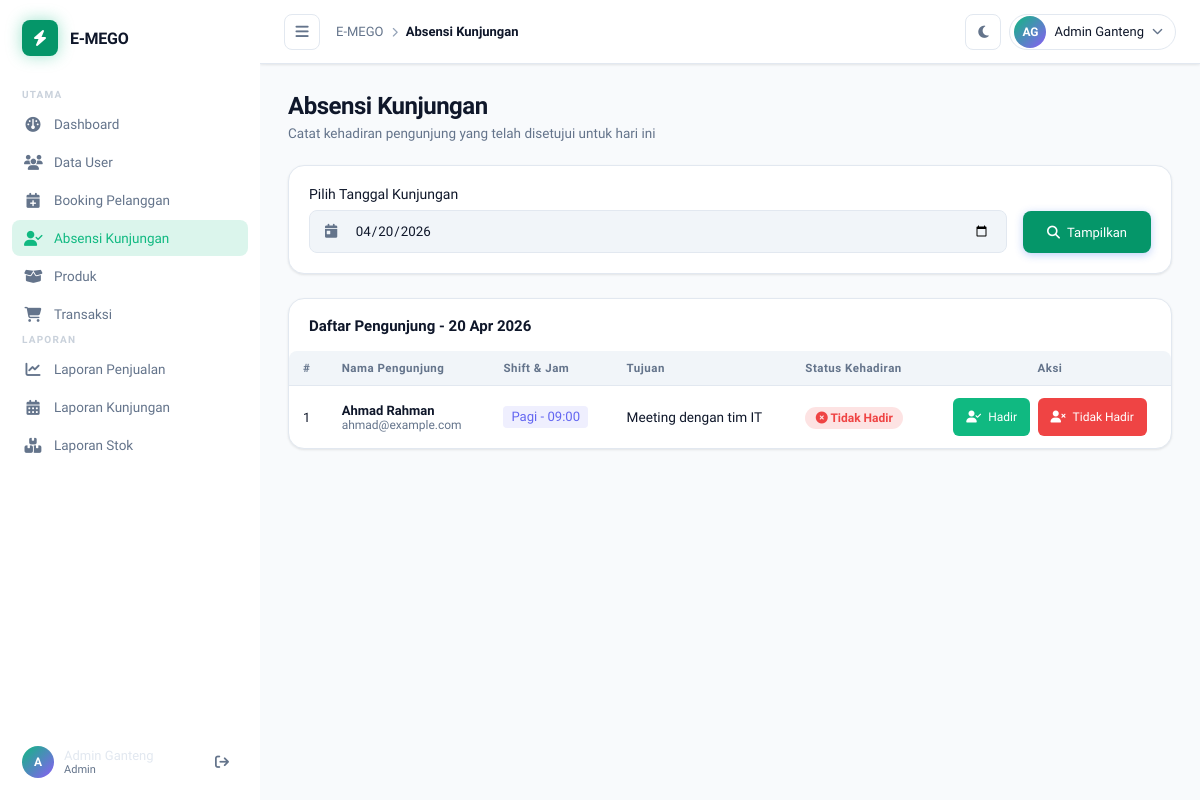
Page /admin/kehadiran_kunjungan.php?tanggal=2026-04-20 (signed in) on the committed database.
### tables this page shows
CREATE TABLE `kunjungan` (
  `id` int(10) UNSIGNED NOT NULL,
  `nama_pengunjung` varchar(100) NOT NULL,
  `email` varchar(255) DEFAULT NULL,
  `tanggal_kunjungan` date NOT NULL,
  `shift` enum('pagi','siang') DEFAULT 'pagi',
  `jam` varchar(50) DEFAULT '09:00',
  `jumlah_orang` int(11) DEFAULT 1,
  `tujuan` varchar(255) NOT NULL,
  `status` enum('pending','approved','rejected') DEFAULT 'pending',
  `kehadiran` enum('hadir','tidak_hadir') DEFAULT NULL,
  `created_at` timestamp NOT NULL DEFAULT current_timestamp()
);

### admin/kehadiran_kunjungan.php (the view, shortened to what this page needs)
<?php
require_once __DIR__ . '/../config.php';
$tanggal = $_GET['tanggal'] ?? date('Y-m-d');
$stmt = $pdo->prepare("
    SELECT id, nama_pengunjung, email, shift, jam, jumlah_orang, tujuan, kehadiran
    FROM kunjungan
    WHERE tanggal_kunjungan = ? AND status = 'approved'
    ORDER BY jam ASC
");
$stmt->execute([$tanggal]);
$kunjungan = $stmt->fetchAll();
function initials(string $name): string {
    $parts = explode(' ', trim($name));
    $init  = strtoupper(substr($parts[0], 0, 1));
    if (isset($parts[1])) $init .= strtoupper(substr($parts[1], 0, 1));
    return $init;
}
?>
<!DOCTYPE html>
<html lang="id">
<head>
    <link rel="stylesheet" href="https://cdnjs.cloudflare.com/ajax/libs/font-awesome/6.5.0/css/all.min.css" />
    <link rel="stylesheet" href="../css/style.css" />
</head>
<body>
    <?php include '../layout/sidebar.php'; ?>
    <div class="main-wrapper" id="mainWrapper">
        <header class="navbar">
            <div class="navbar-left">
                <button class="btn-toggle" id="sidebarToggle" aria-label="Toggle Sidebar">
                    <i class="fa-solid fa-bars"></i>
                </button>
                <div class="breadcrumb">
                    <span class="breadcrumb-root">E-MEGO</span>
                    <i class="fa-solid fa-chevron-right"></i>
                    <span class="breadcrumb-current">Absensi Kunjungan</span>
                </div>
            </div>
            <div class="navbar-right">
                <button class="icon-btn" title="Mode Gelap" id="themeToggle">
                    <i class="fa-solid fa-moon"></i>
                </button>
                <div class="profile-dropdown" id="profileDropdown">
                    <button class="profile-trigger" id="profileTrigger">
                        <div class="user-avatar"><?= initials($_SESSION['user_name'] ?? 'AD') ?></div>
                        <span class="profile-name"><?= htmlspecialchars($_SESSION['user_name'] ?? 'Admin') ?></span>
                        <i class="fa-solid fa-chevron-down"></i>
                    </button>
                </div>
            </div>
        </header>
        <main class="content" id="contentArea">
            <section class="page active">
                <div class="page-header">
                    <div>
                        <h1 class="page-title">Absensi Kunjungan</h1>
                        <p class="page-subtitle">Catat kehadiran pengunjung yang telah disetujui untuk hari ini</p>
                    </div>
                </div>
                <div class="card" style="margin-bottom: 1.5rem; padding: 1.25rem;">
                    <form method="GET" action="kehadiran_kunjungan.php" style="display: flex; align-items: flex-end; gap: 1rem; flex-wrap: wrap;">
                        <div class="form-group" style="margin-bottom: 0; flex: 1; min-width: 200px;">
                            <label class="form-label" style="display:block;margin-bottom:.5rem;font-weight:500;">Pilih Tanggal Kunjungan</label>
                            <div class="input-wrap" style="position:relative;">
                                <input class="form-input" type="date" name="tanggal" value="<?= $tanggal ?>"
                                    style="width:100%;padding:.75rem 1rem .75rem 2.8rem;border-radius:8px;border:1px solid var(--border-color);font-family:inherit;background:var(--input-bg);color:var(--text-primary);"
                                    onchange="this.form.submit()">
                            </div>
                        </div>
                        <button type="submit" class="btn btn-primary" style="height: 42px; padding: 0 1.5rem;">
                            <i class="fa-solid fa-magnifying-glass"></i> Tampilkan
                        </button>
                    </form>
                </div>
                <div class="card table-card">
                    <div class="card-header">
                        <h3>Daftar Pengunjung - <?= date('d M Y', strtotime($tanggal)) ?></h3>
                    </div>
                    <div class="table-wrapper">
                        <table class="data-table">
                            <thead>
                                <tr>
                                    <th>#</th>
                                    <th>Nama Pengunjung</th>
                                    <th>Shift & Jam</th>
                                    <th>Tujuan</th>
                                    <th>Status Kehadiran</th>
                                    <th style="text-align:center">Aksi</th>
                                </tr>
                            </thead>
                            <tbody>
                                <?php if (empty($kunjungan)): ?>
                                    <tr>
                                        <td colspan="6" style="text-align:center;padding:3rem;color:var(--text-muted)">
                                            <i class="fa-solid fa-user-slash" style="font-size:2.5rem;margin-bottom:1rem;display:block;opacity:.3"></i>
                                            Tidak ada pengunjung yang disetujui untuk tanggal ini.
                                        </td>
                                    </tr>
                                <?php else: ?>
                                    <?php foreach ($kunjungan as $i => $k): ?>
                                        <tr>
                                            <td><?= $i + 1 ?></td>
                                            <td>
                                                <div style="font-weight:600"><?= htmlspecialchars($k['nama_pengunjung']) ?></div>
                                                <div style="font-size:.75rem;color:var(--text-muted)"><?= htmlspecialchars($k['email'] ?: '-') ?></div>
                                            </td>
                                            <td>
                                                <span style="font-size:.82rem;background:rgba(99,102,241,.1);padding:.2rem .5rem;border-radius:4px;color:var(--primary-color)">
                                                    <?= ucfirst($k['shift']) ?> - <?= $k['jam'] ?>
                                                </span>
                                            </td>
                                            <td style="font-size:.85rem"><?= htmlspecialchars($k['tujuan']) ?></td>
                                            <td>
                                                <?php if ($k['kehadiran'] === 'hadir'): ?>
                                                    <span style="background:rgba(16,185,129,.15);color:#10b981;padding:.25rem .65rem;border-radius:20px;font-size:.75rem;font-weight:600">
                                                        <i class="fa-solid fa-check-circle"></i> Hadir
                                                    </span>
                                                <?php elseif ($k['kehadiran'] === 'tidak_hadir'): ?>
                                                    <span style="background:rgba(239,68,68,.15);color:#ef4444;padding:.25rem .65rem;border-radius:20px;font-size:.75rem;font-weight:600">
                                                        <i class="fa-solid fa-times-circle"></i> Tidak Hadir
                                                    </span>
                                                <?php else: ?>
                                                    <span style="background:rgba(100,116,139,.15);color:#64748b;padding:.25rem .65rem;border-radius:20px;font-size:.75rem;font-weight:600">
                                                        Belum Absen
                                                    </span>
                                                <?php endif; ?>
                                            </td>
                                            <td>
                                                <div style="display:flex;gap:.5rem;justify-content:center">
                                                    <a href="?id=<?= $k['id'] ?>&status=hadir&tanggal=<?= $tanggal ?>"
                                                       class="btn" style="background:#10b981;color:white;font-size:.75rem;padding:.4rem .8rem;border-radius:6px;"
                                                       title="Tandai Hadir">
                                                        <i class="fa-solid fa-user-check"></i> Hadir
                                                    </a>
                                                    <a href="?id=<?= $k['id'] ?>&status=tidak_hadir&tanggal=<?= $tanggal ?>"
                                                       class="btn" style="background:#ef4444;color:white;font-size:.75rem;padding:.4rem .8rem;border-radius:6px;"
                                                       title="Tandai Tidak Hadir">
                                                        <i class="fa-solid fa-user-xmark"></i> Tidak Hadir
                                                    </a>
                                                </div>
                                            </td>
                                        </tr>
                                    <?php endforeach; ?>
                                <?php endif; ?>
                            </tbody>
                        </table>
                    </div>
                </div>
            </section>
        </main>
    </div>
</body>
</html>

### rows in the picture
kunjungan: nama_pengunjung "Ahmad Rahman", email "ahmad@example.com", shift "Pagi", jam "09:00", tujuan "Meeting dengan tim IT", kehadiran "tidak_hadir" (drawn)

### other values in the picture
substr($_SESSION['user_name'] ?? 'A', 0, 1) "A"
$_SESSION['user_name'] "Admin Ganteng"
$role "Admin"
initials($_SESSION['user_name'] ?? 'AD') "AG"
date('d M Y', strtotime($tanggal)) "20 Apr 2026"
